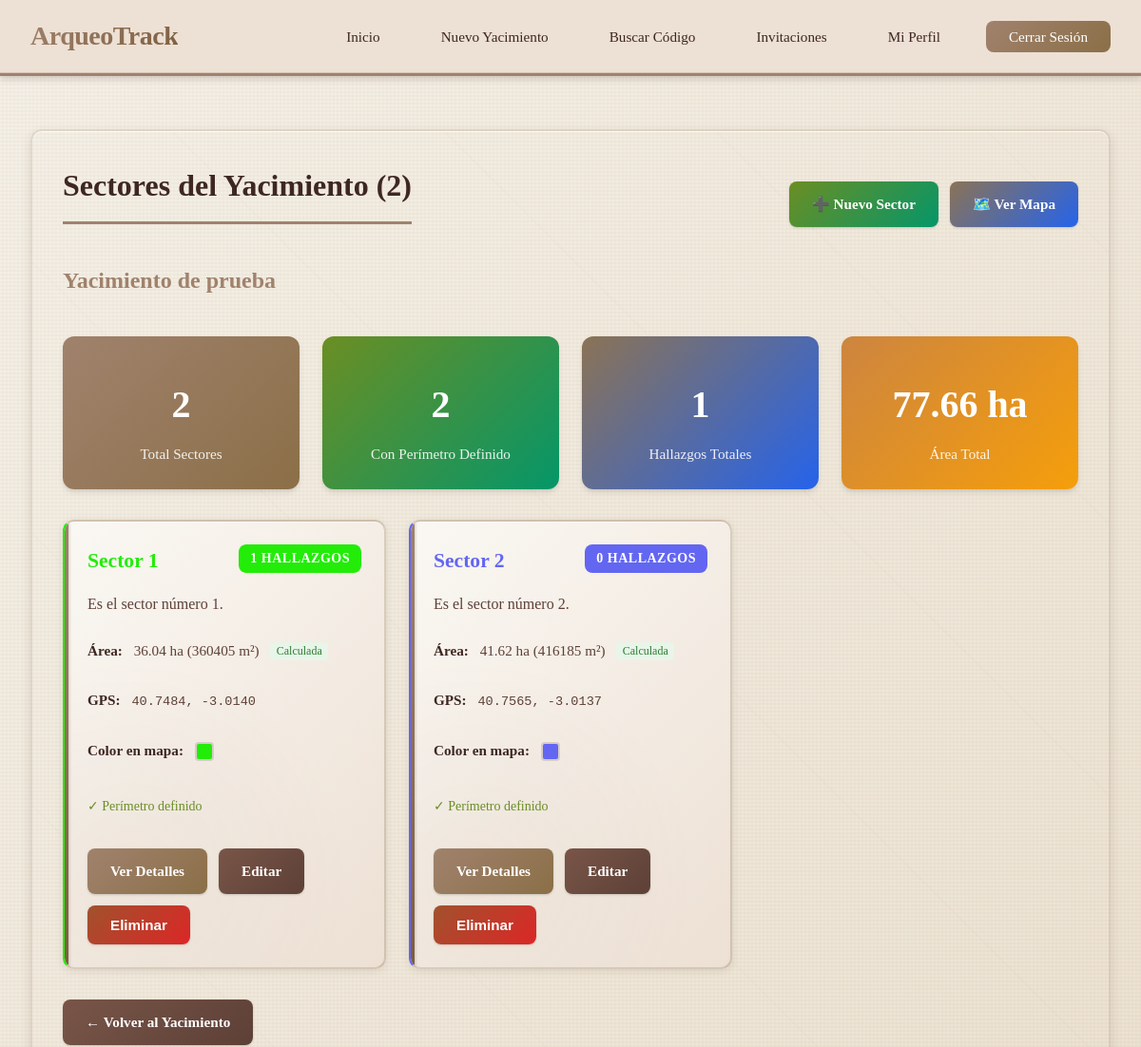
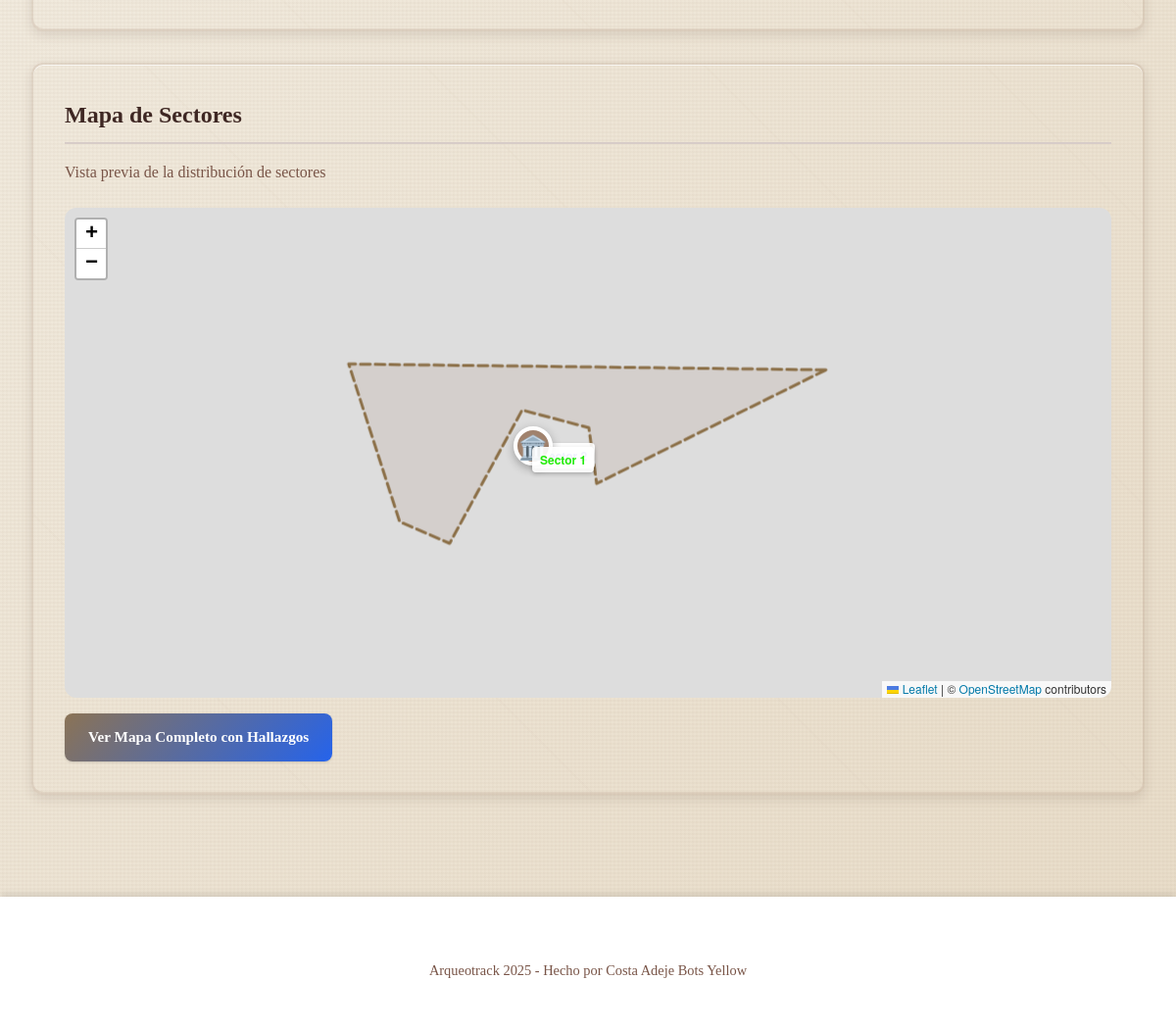
/yacimiento/2/sectores (signed in), run on the app's committed database (2 pictures, top to bottom).
### app/models/yacimiento.py (models this page shows, shortened)
class Yacimiento(db.Model):
    __tablename__ = 'yacimientos'
    id = db.Column(db.Integer, primary_key=True)
    user_id = db.Column(db.Integer, db.ForeignKey('usuarios.id'), nullable=False, index=True)
    nombre = db.Column(db.String(200), nullable=False)
    ubicacion = db.Column(db.String(300))
    descripcion = db.Column(db.Text)
    lat = db.Column(db.Float)
    lng = db.Column(db.Float)
    polygon_geojson = db.Column(db.Text)  # GeoJSON del polígono (almacenado como texto)
    area_m2 = db.Column(db.Float)  # Área en metros cuadrados
    altitud_media = db.Column(db.Float)
    responsable = db.Column(db.String(100))
    fecha_inicio = db.Column(db.Date)
    fecha_fin = db.Column(db.Date)
    fecha_creacion = db.Column(db.DateTime, default=datetime.utcnow, nullable=False)
    fecha_actualizacion = db.Column(db.DateTime, default=datetime.utcnow, onupdate=datetime.utcnow)
    propietario = db.relationship(
        'Usuario',
        back_populates='yacimientos'
    )
    hallazgos = db.relationship(
        'Hallazgo',
        back_populates='yacimiento',
        cascade='all, delete-orphan',
        lazy='dynamic'
    )
    sectores = db.relationship(
        'Sector',
        back_populates='yacimiento',
        cascade='all, delete-orphan',
        lazy='dynamic'
    )
    fases = db.relationship(
        'FaseProyecto',
        back_populates='yacimiento',
        cascade='all, delete-orphan',
        lazy='dynamic',
        order_by='FaseProyecto.orden'
    )
    eventos = db.relationship(
        'Evento',
        back_populates='yacimiento',
        cascade='all, delete-orphan',
        lazy='dynamic',
        order_by='Evento.fecha.desc()'
    )
    invitaciones = db.relationship(
        'Invitacion',
        back_populates='yacimiento',
        cascade='all, delete-orphan',
        lazy='dynamic'
    )
    __table_args__ = (
        db.Index('idx_yacimientos_user_fecha', 'user_id', 'fecha_creacion'),
    )

### app/models/sector.py (models this page shows, shortened)
class Sector(db.Model):
    __tablename__ = 'sectores'
    id = db.Column(db.Integer, primary_key=True)
    yacimiento_id = db.Column(db.Integer, db.ForeignKey('yacimientos.id'), nullable=False, index=True)
    nombre = db.Column(db.String(100), nullable=False)
    descripcion = db.Column(db.Text)
    color = db.Column(db.String(20), default='#6366F1')
    lat = db.Column(db.Float)
    lng = db.Column(db.Float)
    polygon_geojson = db.Column(db.Text)  # GeoJSON del polígono del sector (almacenado como texto)
    area = db.Column(db.Float)  # Área en m²
    fecha_creacion = db.Column(db.DateTime, default=datetime.utcnow, nullable=False)
    yacimiento = db.relationship(
        'Yacimiento',
        back_populates='sectores'
    )
    hallazgos = db.relationship(
        'Hallazgo',
        back_populates='sector',
        cascade='all, delete-orphan',
        lazy='dynamic'
    )
    eventos = db.relationship(
        'Evento',
        back_populates='sector',
        lazy='dynamic'
    )
    __table_args__ = (
        db.Index('idx_sectores_yacimiento', 'yacimiento_id'),
    )
    @property
    def total_hallazgos(self):
        return self.hallazgos.count()
    def to_dict(self, include_relations=False):
        data = {
            'id': self.id,
            'nombre': self.nombre,
            'descripcion': self.descripcion,
            'color': self.color,
            'lat': self.lat,
            'lng': self.lng,
            'area': self.area,
            'yacimiento_id': self.yacimiento_id,
            'fecha_creacion': self.fecha_creacion.isoformat()
        }
        if include_relations:
            data.update({
                'total_hallazgos': self.total_hallazgos,
                'yacimiento_nombre': self.yacimiento.nombre if self.yacimiento else None
            })
        return data

### app/blueprints/sector.py (the view)
@sector_bp.route('/yacimiento/<int:yacimiento_id>/sectores')
@login_required
def listar(yacimiento_id):
    yacimiento = Yacimiento.query.get_or_404(yacimiento_id)
    if yacimiento.user_id != current_user.id and not Invitacion.query.filter_by(
        yacimiento_id=yacimiento_id,
        invitado_id=current_user.id,
        estado='aceptada'
    ).first():
        abort(403)
    invitacion_aceptada = Invitacion.query.filter_by(
        yacimiento_id=yacimiento_id,
        invitado_id=current_user.id,
        estado='aceptada'
    ).first()
    puede_crear = yacimiento.user_id == current_user.id or (
        invitacion_aceptada and invitacion_aceptada.rol in ['colaborador', 'asistente']
    )
    puede_editar_sectores = yacimiento.user_id == current_user.id or (
        invitacion_aceptada and invitacion_aceptada.rol in ['editor', 'asistente']
    )
    puede_eliminar_sectores = yacimiento.user_id == current_user.id
    sectores = Sector.query.filter_by(yacimiento_id=yacimiento_id).all()
    sectores_json = [s.to_dict() for s in sectores]
    total_hallazgos = sum(s.hallazgos.count() for s in sectores)
    return render_template(
        'sectores/listar.html',
        yacimiento=yacimiento,
        sectores=sectores,
        sectores_json=sectores_json,
        puede_crear=puede_crear,
        puede_editar_sectores=puede_editar_sectores,
        puede_eliminar_sectores=puede_eliminar_sectores,
        total_hallazgos=total_hallazgos
    )

### templates/sectores/listar.html (shortened to what this page needs)
{% extends "base.html" %}
{% block extra_head %}
<link rel="stylesheet" href="https://unpkg.com/leaflet@1.9.4/dist/leaflet.css" />
{% endblock %}
{% block content %}
<div class="main-content">
    <div class="card">
        <div style="display: flex; justify-content: space-between; align-items: center; flex-wrap: wrap; gap: 1rem;">
            <h1>Sectores del Yacimiento ({{ sectores|length }})</h1>
            <div class="button-group" style="margin: 0;">
                {% if puede_crear %}
                    <a href="{{ url_for('sector.nuevo_sector', yacimiento_id=yacimiento.id) }}" class="btn btn-success">➕ Nuevo Sector</a>
                {% endif %}
                {% if sectores %}
                    <a href="{{ url_for('sector.mapa_sectores', yacimiento_id=yacimiento.id) }}" class="btn btn-info">🗺️ Ver Mapa</a>
                {% endif %}
            </div>
        </div>
        <h2 style="color: var(--primary-color); border: none; margin-top: 1rem;">{{ yacimiento.nombre }}</h2>
        {% if sectores %}
            <div class="stats-grid" style="margin: 2rem 0;">
                <div class="stat-card">
                    <h3>{{ sectores|length }}</h3>
                    <p>Total Sectores</p>
                </div>
                <div class="stat-card" style="background: linear-gradient(135deg, var(--success-color), #059669);">
                    <h3>{{ sectores|selectattr('polygon_geojson')|list|length }}</h3>
                    <p>Con Perímetro Definido</p>
                </div>
                <div class="stat-card" style="background: linear-gradient(135deg, var(--info-color), #2563eb);">
                    <h3>{{ total_hallazgos }}</h3>
                    <p>Hallazgos Totales</p>
                </div>
                <div class="stat-card" style="background: linear-gradient(135deg, var(--warning-color), #f59e0b);">
                    <h3>
                        {% set total_area = sectores|sum(attribute='area', start=0) %}
                        {% if total_area >= 10000 %}
                            {{ "%.2f"|format(total_area / 10000) }} ha
                        {% else %}
                            {{ "%.0f"|format(total_area) }} m²
                        {% endif %}
                    </h3>
                    <p>Área Total</p>
                </div>
            </div>
            <div class="yacimientos-grid" style="margin-top: 2rem;">
                {% for sector in sectores %}
                    <div class="yacimiento-card" style="border-left-color: {{ sector.color or '#6366f1' }};">
                        <div style="display: flex; justify-content: space-between; align-items: start; margin-bottom: 0.5rem;">
                            <h3 style="color: {{ sector.color or '#6366f1' }}; margin: 0;">{{ sector.nombre }}</h3>
                            <span class="badge" style="background: {{ sector.color or '#6366f1' }}; color: white;">
                                {{ sector.total_hallazgos }} hallazgos
                            </span>
                        </div>
                        {% if sector.descripcion %}
                            <p style="color: var(--dark-secondary); margin: 1rem 0;">{{ sector.descripcion }}</p>
                        {% endif %}
                        <div class="card-info">
                            {% if sector.area %}
                                <p>
                                    <strong>Área:</strong>
                                    {% if sector.area >= 10000 %}
                                        {{ "%.2f"|format(sector.area / 10000) }} ha ({{ "%.0f"|format(sector.area) }} m²)
                                    {% else %}
                                        {{ "%.2f"|format(sector.area) }} m²
                                    {% endif %}
                                    {% if sector.polygon_geojson %}
                                        <span style="margin-left: 0.5rem; padding: 0.15rem 0.4rem; background: #e8f5e9; color: #2e7d32; border-radius: 4px; font-size: 0.75rem;">Calculada</span>
                                    {% endif %}
                                </p>
                            {% endif %}
                            {% if sector.lat and sector.lng %}
                                <p>
                                    <strong>GPS:</strong>
                                    <span style="font-family: monospace; font-size: 0.85rem;">
                                        {{ "%.4f"|format(sector.lat) }}, {{ "%.4f"|format(sector.lng) }}
                                    </span>
                                </p>
                            {% endif %}
                            <p>
                                <strong>Color en mapa:</strong>
                                <span style="display: inline-block; width: 20px; height: 20px; background: {{ sector.color or '#6366f1' }}; border-radius: 4px; vertical-align: middle; border: 2px solid var(--border-color);"></span>
                            </p>
                            {% if sector.polygon_geojson %}
                                <p style="color: var(--success-color); font-size: var(--font-sm); margin-top: 0.5rem;">
                                    ✓ Perímetro definido
                                </p>
                            {% endif %}
                        </div>
                        <div class="card-actions">
                            <a href="{{ url_for('sector.detalle', sector_id=sector.id) }}" class="btn">Ver Detalles</a>
                            {% if puede_editar_sectores %}
                                <a href="{{ url_for('sector.editar', sector_id=sector.id) }}" class="btn btn-secondary">Editar</a>
                            {% endif %}
                            {% if puede_eliminar_sectores %}
                                <form method="POST" action="{{ url_for('sector.eliminar', sector_id=sector.id) }}"
                                      style="display: inline;"
                                      onsubmit="return confirm('¿Eliminar sector \"{{ sector.nombre }}\"? Los hallazgos quedarán sin asignar.');">
                                    <button type="submit" class="btn btn-danger btn-sm">Eliminar</button>
                                </form>
                            {% endif %}
                        </div>
                    </div>
                {% endfor %}
            </div>
        {% endif %}
        <a href="{{ url_for('yacimiento.detalle', yacimiento_id=yacimiento.id) }}" class="btn btn-secondary" style="margin-top: 2rem;">← Volver al Yacimiento</a>
    </div>
    {% if sectores_json %}
        <div class="card" style="margin-top: 2rem;">
            <h2 style="margin-bottom: 1rem;">Mapa de Sectores</h2>
            <p style="color: var(--gray); margin-bottom: 1.5rem;">Vista previa de la distribución de sectores</p>
            <div id="sectores-map" style="height: 500px; border-radius: var(--border-radius-lg);"></div>
            <a href="{{ url_for('sector.mapa_sectores', yacimiento_id=yacimiento.id) }}" class="btn btn-info" style="margin-top: 1rem;">
                Ver Mapa Completo con Hallazgos
            </a>
        </div>
    {% endif %}
</div>
{% endblock %}

### data on the page
Yacimiento: nombre "Yacimiento de prueba"
Sector: nombre "Sector 1", total_hallazgos "1", descripcion "Es el sector número 1.", sector.area/10000 "36.04", area "360405", shows "Calculada", lat "40.7484", lng "-3.0140", shows "✓ Perímetro definido"
Sector: nombre "Sector 2", total_hallazgos "0", descripcion "Es el sector número 2.", sector.area/10000 "41.62", area "416185", shows "Calculada", lat "40.7565", lng "-3.0137", shows "✓ Perímetro definido"

### other printed values
{{ sectores|length }} "2"
{{ sectores|selectattr('polygon_geojson')|list|length }} "2"
{{ total_hallazgos }} "1"
{{ "%.2f"|format(total_area / 10000) }} "77.66"
